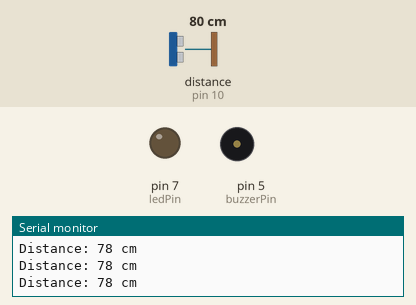
Simulated run of this sketch. Board: Arduino Uno, built with avr-gcc and run on an emulated ATmega328P. On the bench: output pins drawn as LEDs (lit = HIGH), buzzer (waves = sounding, pin HIGH), the last lines printed to the serial monitor. Wiring (inferred from the names in the program): ultrasonic range finder: trigger pin 9; echo pin 10. Dashed ring = blinking. The test bench sets the inputs (shaded band); at power-on: distance to the obstacle (sensor on pin 10) 80 cm. The echo pulse lasts 58.3 µs per cm; pins used as bus, display or sensor lines are not drawn.

Above: at 1.2 s.
1.3 s: distance to the obstacle (sensor on pin 10) set to 34 cm
4.3 s: distance to the obstacle (sensor on pin 10) set to 29 cm
At 4.58 s:
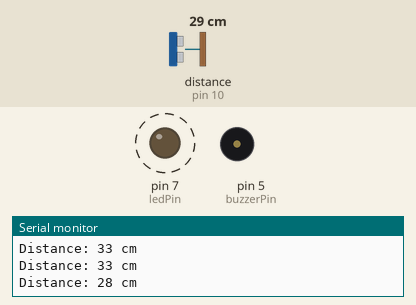
7.3 s: distance to the obstacle (sensor on pin 10) set to 6 cm
At 7.92 s:
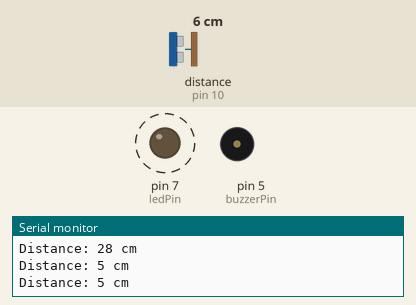
10.3 s: distance to the obstacle (sensor on pin 10) set to 3 cm
At 11.1 s:
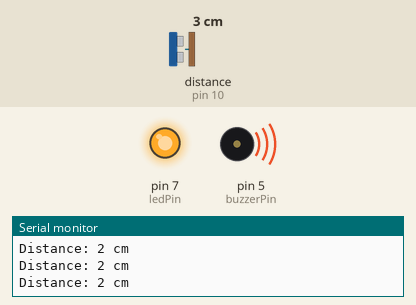
11.9 s: distance to the obstacle (sensor on pin 10) set to 9 cm
At 12.46 s:
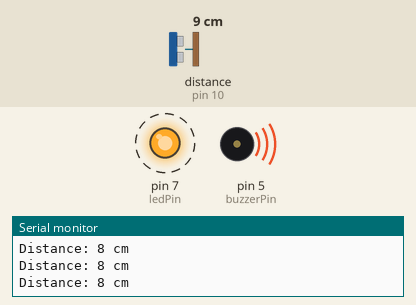
Timing chart, 0 to 15.9 s (numbered marks = the images above; inputs shaded):
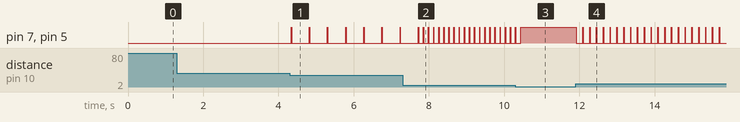

Measured:
- the behaviour switches between 32 and 31 cm on distance to the obstacle (sensor on pin 10) (found by bisection; images 0 and 1)
- the behaviour switches between 5 and 4 cm on distance to the obstacle (sensor on pin 10) (found by bisection; images 2 and 3)
- after the input at 4.3 s, pin 7 (ledPin), pin 5 (buzzerPin): alternates HIGH for 0.01 s and LOW for 0.47 s, starting at once
- after the input at 7.3 s, pin 7 (ledPin), pin 5 (buzzerPin): alternates HIGH for 0.01 s and LOW for 0.13 s, starting after 0.55 s
- after the input at 10.3 s, pin 7 (ledPin), pin 5 (buzzerPin): goes on until 10.4 s, then stays HIGH
- after the input at 11.9 s, pin 7 (ledPin), pin 5 (buzzerPin): alternates HIGH for 0.01 s and LOW for 0.17 s, starting at once

The sketch:

Ultrasound_proximity_sensor.ino
```cpp
/* Ultrasound proximity sensor, which triggers an buzzer alarm and led if an object gets too close */

const int trigPin = 9;
const int echoPin = 10;
const int buzzerPin = 5;
const int ledPin = 7;

// Variables
long duration;
int distance;

void setup() {
  pinMode(trigPin, OUTPUT);
  pinMode(echoPin, INPUT);
  pinMode(buzzerPin, OUTPUT);
  pinMode(ledPin, OUTPUT);

  Serial.begin(9600); // Start serial monitor
}

void loop() {
  // 1. Clear the trigPin
  digitalWrite(trigPin, LOW);
  delayMicroseconds(2);

  // 2. Trigger the sensor by sending a 10 microsecond pulse
  digitalWrite(trigPin, HIGH);
  delayMicroseconds(10);
  digitalWrite(trigPin, LOW);

  // 3. Read the echoPin (returns the sound wave travel time in microseconds)
  duration = pulseIn(echoPin, HIGH);

  // 4. Calculate the distance (Speed of sound is 0.034 cm/us)
  distance = duration * 0.034 / 2;

  // 5. Print to Serial Monitor
  Serial.print("Distance: ");
  Serial.print(distance);
  Serial.println(" cm");

  // 6. Logic for Buzzer and LED
  if (distance <= 3) {
    // CRITICAL ZONE: Constant ON
    digitalWrite(buzzerPin, HIGH);
    digitalWrite(ledPin, HIGH);
  }
  else if (distance > 3 && distance <= 30) {
    // WARNING ZONE: Beeping faster as it gets closer
    digitalWrite(buzzerPin, HIGH);
    digitalWrite(ledPin, HIGH);
    delay(10); // Short pulse
    digitalWrite(buzzerPin, LOW);
    digitalWrite(ledPin, LOW);

    // The delay is proportional to the distance
    // Closer = smaller delay = faster beeps
    delay(distance * 15);
  }
  else {
    // SAFE ZONE: Everything off
    digitalWrite(buzzerPin, LOW);
    digitalWrite(ledPin, LOW);
  }

  delay(50); // Small stability delay
}
```
